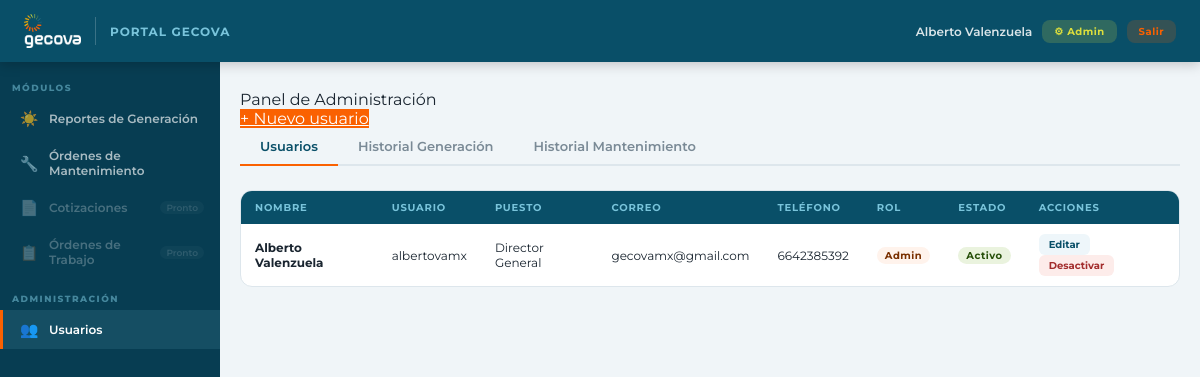
Page /admin (signed in) on the committed database.
### tables this page shows
CREATE TABLE usuarios (
                id          INTEGER PRIMARY KEY AUTOINCREMENT,
                usuario     TEXT UNIQUE NOT NULL,
                password    TEXT NOT NULL,
                nombre      TEXT NOT NULL,
                puesto      TEXT,
                nacimiento  TEXT,
                correo      TEXT,
                telefono    TEXT,
                es_admin    INTEGER DEFAULT 0,
                activo      INTEGER DEFAULT 1,
                creado      TEXT DEFAULT (datetime('now','localtime'))
            );

### app.py (the view)
@app.route('/admin')
@login_requerido
@admin_requerido
def admin():
    with get_db() as db:
        usuarios = db.execute('SELECT * FROM usuarios ORDER BY creado DESC').fetchall()
        reportes = db.execute('''
            SELECT r.*, u.nombre, u.puesto FROM reportes r
            JOIN usuarios u ON r.usuario_id = u.id
            ORDER BY r.fecha_generado DESC LIMIT 50
        ''').fetchall()
        ordenes_mto = db.execute('''
            SELECT o.*, u.nombre as elaborado_nombre FROM ordenes_mantenimiento o
            JOIN usuarios u ON o.usuario_id = u.id
            ORDER BY o.creado DESC LIMIT 50
        ''').fetchall()
    return render_template('admin.html',
                           usuarios=usuarios,
                           reportes=reportes,
                           ordenes_mto=ordenes_mto,
                           nombre=session['nombre_completo'],
                           es_admin=session.get('es_admin', False),
                           logo_b64=LOGO_B64,
                           active='admin')

### app.py (called while the page is built)
def get_db():
    conn = sqlite3.connect(DB_PATH)
    conn.row_factory = sqlite3.Row
    return conn

def login_requerido(f):
    @wraps(f)
    def decorated(*args, **kwargs):
        if 'usuario_id' not in session:
            return redirect(url_for('login'))
        return f(*args, **kwargs)
    return decorated

def admin_requerido(f):
    @wraps(f)
    def decorated(*args, **kwargs):
        if not session.get('es_admin'):
            return redirect(url_for('index'))
        return f(*args, **kwargs)
    return decorated

### templates/admin.html (shortened to what this page needs)
{% extends "base.html" %}
{% block content %}
<main>
  <div class="page-header">
    <div class="page-title">Panel de Administración</div>
    <a href="/admin/usuario/nuevo" class="btn-sm btn-orange">+ Nuevo usuario</a>
  </div>
  <div class="tabs">
    <div class="tab active" onclick="showTab('usuarios')">Usuarios</div>
    <div class="tab" onclick="showTab('reportes')">Historial Generación</div>
    <div class="tab" onclick="showTab('mantenimiento')">Historial Mantenimiento</div>
  </div>
  <div class="tab-panel active" id="tab-usuarios">
    <div class="card">
      <table>
        <thead>
          <tr>
            <th>Nombre</th><th>Usuario</th><th>Puesto</th>
            <th>Correo</th><th>Teléfono</th><th>Rol</th><th>Estado</th><th>Acciones</th>
          </tr>
        </thead>
        <tbody>
          {% for u in usuarios %}
          <tr>
            <td><strong>{{ u.nombre }}</strong></td>
            <td>{{ u.usuario }}</td>
            <td>{{ u.puesto or '—' }}</td>
            <td>{{ u.correo or '—' }}</td>
            <td>{{ u.telefono or '—' }}</td>
            <td>
              {% if u.es_admin %}
                <span class="badge badge-orange">Admin</span>
              {% else %}
                <span class="badge" style="background:var(--light);color:var(--dark);">Usuario</span>
              {% endif %}
            </td>
            <td>
              {% if u.activo %}
                <span class="badge badge-green">Activo</span>
              {% else %}
                <span class="badge badge-red">Inactivo</span>
              {% endif %}
            </td>
            <td>
              <a href="/admin/usuario/{{ u.id }}/editar" class="btn-table btn-edit">Editar</a>
              <form method="POST" action="/admin/usuario/{{ u.id }}/toggle" style="display:inline;">
                <button type="submit" class="btn-table btn-toggle {{ '' if u.activo else 'activate' }}">
                  {{ 'Desactivar' if u.activo else 'Activar' }}
                </button>
              </form>
            </td>
          </tr>
          {% else %}
          <tr><td colspan="8" class="empty">No hay usuarios registrados.</td></tr>
          {% endfor %}
        </tbody>
      </table>
    </div>
  </div>
</main>
{% endblock %}

### templates/base.html (shortened to what this page needs)
<!DOCTYPE html>
<html lang="es">
<head>
</head>
<body>
<header>
  <div class="header-left">
    <img alt="GECOVA" class="header-logo">
    <span class="header-app-name">Portal GECOVA</span>
  </div>
  <div class="header-right">
    <span class="header-user">{{ nombre }}</span>
    {% if es_admin %}<a href="/admin" class="btn-header btn-admin">⚙ Admin</a>{% endif %}
    <a href="/logout" class="btn-header btn-logout">Salir</a>
  </div>
</header>
<div class="app-body">
  <nav class="sidebar">
    <div class="sidebar-section">Módulos</div>
    <a href="/generacion" class="nav-item {% if active == 'generacion' %}active{% endif %}">
      <span class="nav-icon">☀️</span><span>Reportes de Generación</span>
    </a>
    <a href="/mantenimiento" class="nav-item {% if active == 'mantenimiento' %}active{% endif %}">
      <span class="nav-icon">🔧</span><span>Órdenes de Mantenimiento</span>
    </a>
    <div class="nav-item disabled">
      <span class="nav-icon">📄</span><span>Cotizaciones</span><span class="nav-soon">Pronto</span>
    </div>
    <div class="nav-item disabled">
      <span class="nav-icon">📋</span><span>Órdenes de Trabajo</span><span class="nav-soon">Pronto</span>
    </div>
    {% if es_admin %}
    <div class="sidebar-section">Administración</div>
    <a href="/admin" class="nav-item {% if active == 'admin' %}active{% endif %}">
      <span class="nav-icon">👥</span><span>Usuarios</span>
    </a>
    {% endif %}
  </nav>
  <div class="content-area">
    {% block content %}{% endblock %}
  </div>
</div>
</body>
</html>

### rows in the picture
usuarios: nombre "Alberto Valenzuela", usuario "albertovamx", puesto "Director General", correo "gecovamx@gmail.com", telefono "6642385392", es_admin "Admin", shows "Activo", activo "Desactivar"
